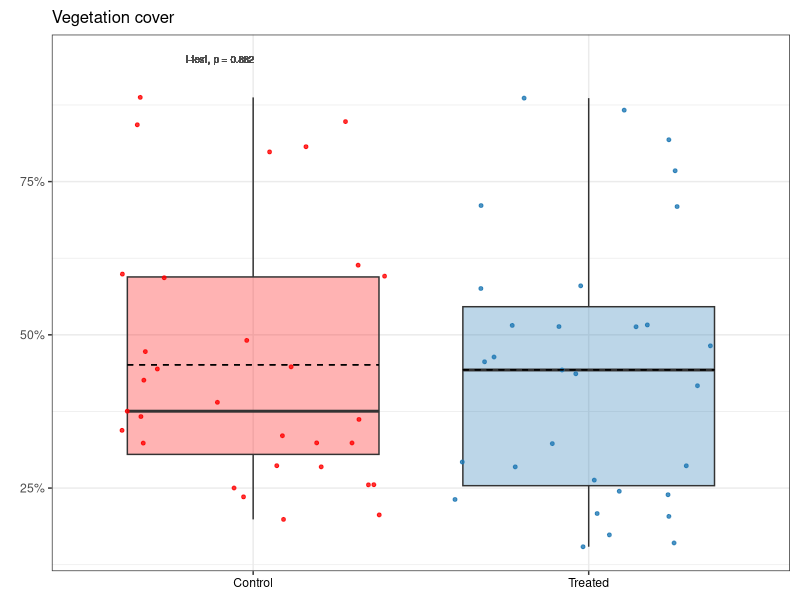
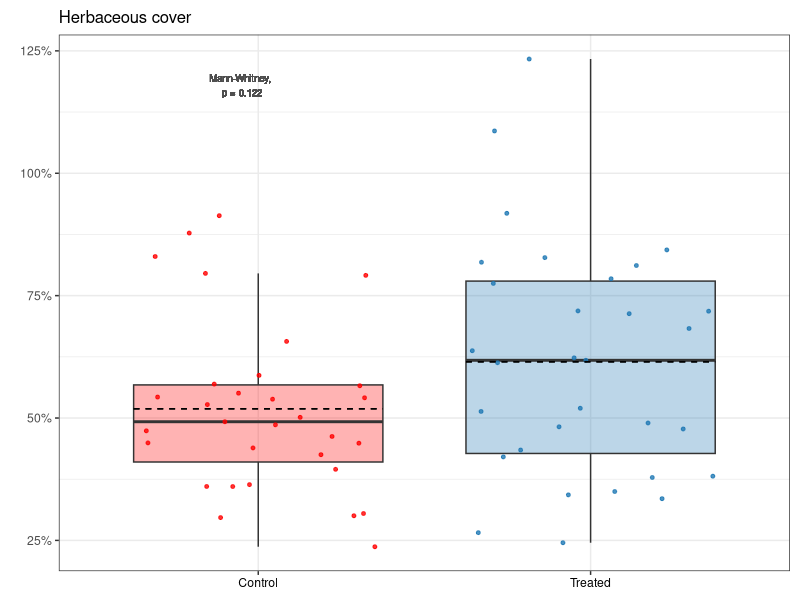
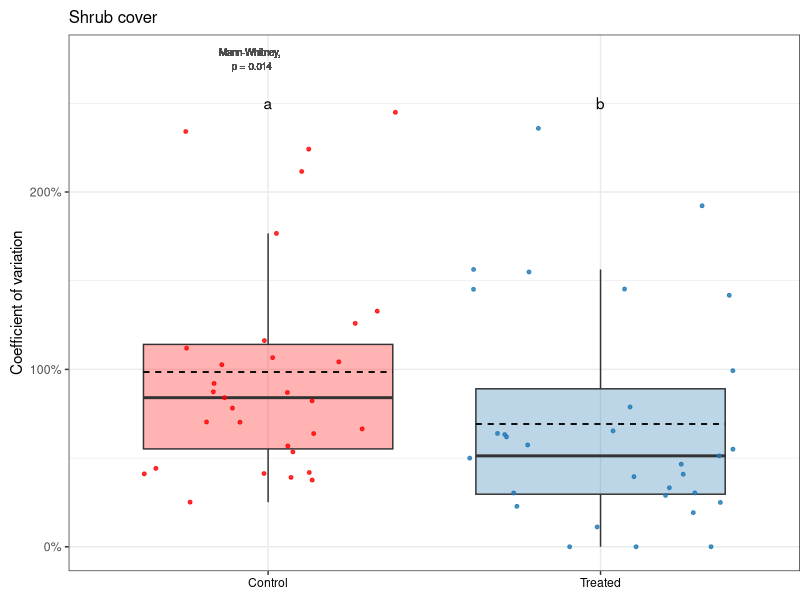
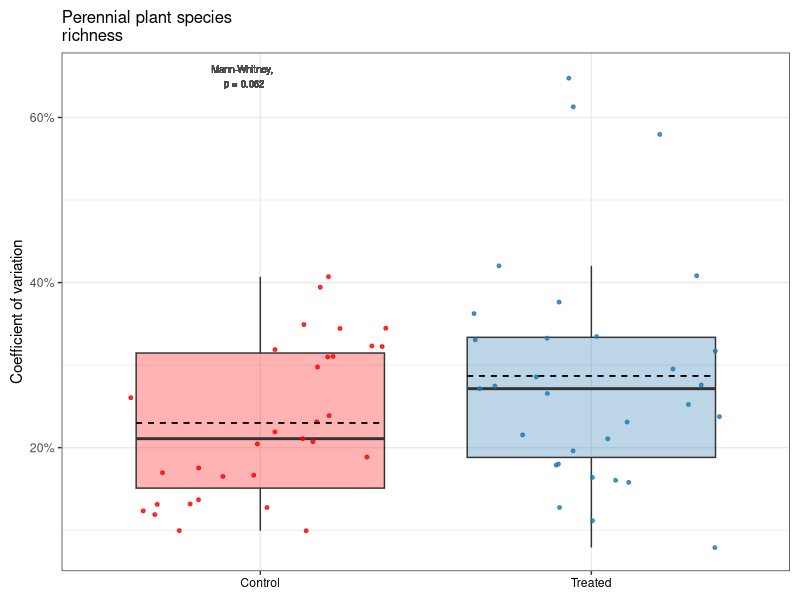
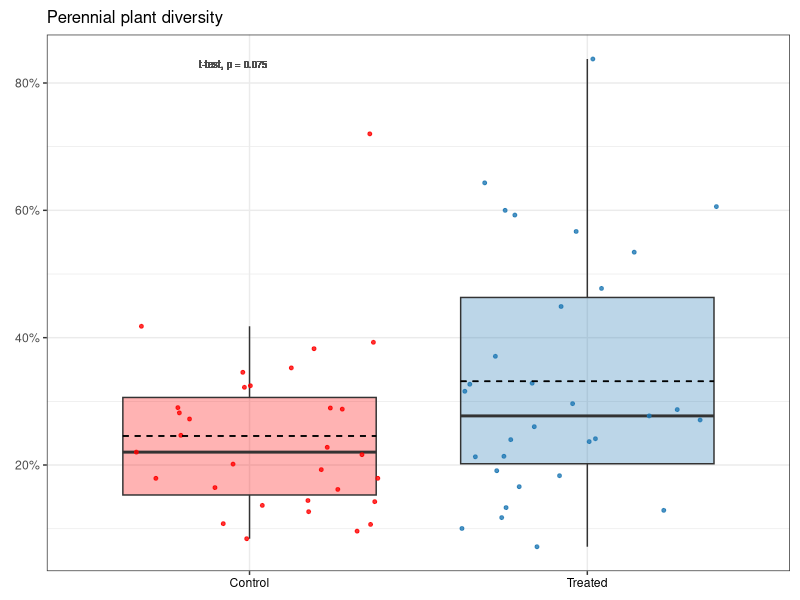
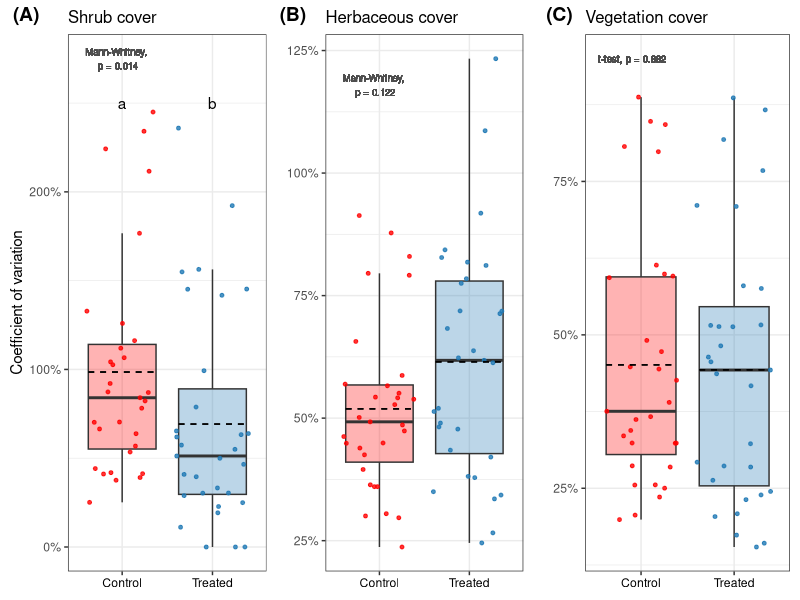
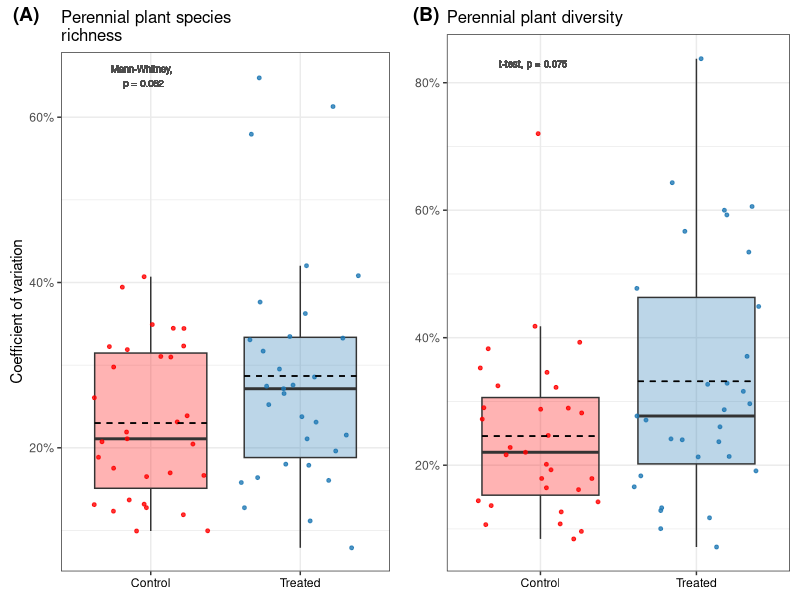

The R source for these figures, in order: (Note: this script raises an error after producing the figures.)
# Purpose: Create veg CV figures for publication, and code for published R Markdown.
#   Main figures: combined notree, herb, shrub
#   Supp figures: combined richness & Shannon
#   Code: calculate CV, t-test/Mann-Whitney, plot

# Will use Mann-Whitney rather than log transformation for ease of interpretation.
# Have taken out code to look at normality distribution because I am not including for
#   anything else (ANOVA or t-test).

# Created: 2023-08-28
# Last updated: 2023-08-29

library(tidyverse)
library(car)
library(scales)
library(ggpubr)

# Load data ---------------------------------------------------------------

notree.all <- read_csv("data/publish/Herb-and-shrub-cover_2012-2021.csv")
herb.all <- read_csv("data/publish/Herb-cover_2012-2021.csv") 
shrub.all <- read_csv("data/publish/Shrub-cover_2012-2021.csv")
per.div <- read_csv("data/publish/Perennial-plant-diversity_2012-2021.csv")


# Notree cover ------------------------------------------------------------

# Find CV for each sample over time
notree.sample <- notree.all |> 
  group_by(Sample, Treatment) |> 
  summarise(CV = sd(Cover) / mean(Cover),
            .groups = "keep")

# Compare means
t.test(filter(notree.sample, Treatment == "Treated")$CV,
       filter(notree.sample, Treatment == "Control")$CV) # NS, p = 0.882

# Plot
notree.plot.cv <- notree.sample |> 
  ggplot(aes(x = Treatment, y = CV)) +
  geom_boxplot(alpha = 0.3,
               outlier.shape = NA,
               aes(fill = Treatment)) +
  geom_jitter(size = 1,
              alpha = 0.8,
              aes(color = Treatment)) +
  scale_color_manual(values = c("red", "#1F78B4")) +
  scale_fill_manual(values = c("red", "#1F78B4")) +
  labs(title = "Vegetation cover",
       x = NULL,
       y = NULL) +
  theme_bw() +
  theme(legend.position = "none") +
  scale_y_continuous(labels = percent) +
  theme(axis.text.x = element_text(color = "black")) +
  geom_text(aes(x = 0.9, y = 0.95, label = "t-test, p = 0.882"),
            color = "gray30",
            size = 2.5) +
  theme(plot.margin = margin(0.1, 0.1, 0.1, 0.2, "in")) +
  stat_summary(fun = mean, geom = "errorbar", aes(ymax = after_stat(y), ymin = after_stat(y)),
               width = 0.75, linetype = "dashed") +
  theme(plot.title = element_text(size = 12))
notree.plot.cv



# Herb cover --------------------------------------------------------------

# Find CV for each sample over time
herb.sample <- herb.all |> 
  group_by(Sample, Treatment) |> 
  summarise(CV = sd(Cover) / mean(Cover),
            .groups = "keep")

# Compare means
wilcox.test(filter(herb.sample, Treatment == "Treated")$CV,
            filter(herb.sample, Treatment == "Control")$CV) # NS, p = 0.148

# Plot
herb.plot.cv <- herb.sample |> 
  ggplot(aes(x = Treatment, y = CV)) +
  geom_boxplot(alpha = 0.3,
               outlier.shape = NA,
               aes(fill = Treatment)) +
  geom_jitter(size = 1,
              alpha = 0.8,
              aes(color = Treatment)) +
  scale_color_manual(values = c("red", "#1F78B4")) +
  scale_fill_manual(values = c("red", "#1F78B4")) +
  labs(title = "Herbaceous cover",
       x = NULL, 
       y = NULL) +
  theme_bw() +
  theme(legend.position = "none") +
  scale_y_continuous(labels = percent)  +
  theme(axis.text.x = element_text(color = "black")) +
  geom_text(aes(x = 0.95, y = 1.18, label = "Mann-Whitney, \np = 0.122"),
            color = "gray30",
            size = 2.5) +
  theme(plot.margin = margin(0.1, 0.1, 0.1, 0.2, "in")) +
  stat_summary(fun = mean, geom = "errorbar", aes(ymax = after_stat(y), ymin = after_stat(y)),
               width = 0.75, linetype = "dashed") +
  theme(plot.title = element_text(size = 12))
herb.plot.cv


# Shrub cover -------------------------------------------------------------

# Find CV for each sample over time
shrub.sample <- shrub.all |> 
  group_by(Sample, Treatment) |> 
  summarise(CV = sd(Cover) / mean(Cover),
            .groups = "keep") # NaNs produced because some have 0 cover and can't divide by 0

# Replace NaNs with 0
shrub.sample[1, 3] <- 0
shrub.sample[5, 3] <- 0
shrub.sample[8, 3] <- 0

# Compare means
wilcox.test(filter(shrub.sample, Treatment == "Treated")$CV,
            filter(shrub.sample, Treatment == "Control")$CV,
            exact = FALSE) # p = 0.01429


# Plot
letters.shrub <- data.frame(x = c(1, 2),
                            y = c(2.5, 2.5),
                            label = c("a", "b"))

shrub.plot.cv <- shrub.sample |> 
  ggplot(aes(x = Treatment, y = CV)) +
  geom_boxplot(alpha = 0.3,
               outlier.shape = NA,
               aes(fill = Treatment)) +
  geom_jitter(size = 1,
              alpha = 0.8,
              aes(color = Treatment)) +
  scale_color_manual(values = c("red", "#1F78B4")) +
  scale_fill_manual(values = c("red", "#1F78B4")) +
  labs(title = "Shrub cover",
       x = NULL,
       y = "Coefficient of variation") +
  theme_bw() +
  theme(legend.position = "none") +
  scale_y_continuous(labels = percent)  +
  theme(axis.text.x = element_text(color = "black")) +
  geom_text(aes(x = 0.95, y = 2.75, label = "Mann-Whitney, \np = 0.014"),
            color = "gray30",
            size = 2.5) +
  geom_text(data = letters.shrub,
            aes(x = x, y = y, label = label),
            color = "black") +
  theme(plot.margin = margin(0.1, 0, 0.1, 0.1, "in")) +
  stat_summary(fun = mean, geom = "errorbar", aes(ymax = after_stat(y), ymin = after_stat(y)),
               width = 0.75, linetype = "dashed") +
  theme(plot.title = element_text(size = 12))
shrub.plot.cv


# Combine notree, herb, shrub ---------------------------------------------

tiff("figures/2023-09_publish-figures/CV_shrub-herb-notree.tiff", units = "in", height = 4, width = 7, res = 1000)
ggarrange(shrub.plot.cv, herb.plot.cv, notree.plot.cv,
          ncol = 3, nrow = 1,
          labels = c("(A)", "(B)", "(C)")) 

dev.off()


# Richness ----------------------------------------------------------------

# Find CV for each sample over time
rich.sample <- per.div |> 
  group_by(Sample, Treatment) |> 
  summarise(CV = sd(rich) / mean(rich),
            .groups = "keep")

# Compare means
wilcox.test(filter(rich.sample, Treatment == "Treated")$CV,
            filter(rich.sample, Treatment == "Control")$CV) # NS, p = 0.093

# Plot
rich.plot.cv <- rich.sample |> 
  ggplot(aes(x = Treatment, y = CV)) +
  geom_boxplot(alpha = 0.3,
               outlier.shape = NA,
               aes(fill = Treatment)) +
  geom_jitter(size = 1,
              alpha = 0.8,
              aes(color = Treatment)) +
  scale_color_manual(values = c("red", "#1F78B4")) +
  scale_fill_manual(values = c("red", "#1F78B4")) +
  labs(title = "Perennial plant species \nrichness",
       x = NULL,
       y = "Coefficient of variation") +
  theme_bw() +
  theme(legend.position = "none") +
  scale_y_continuous(labels = percent) +
  theme(axis.text.x = element_text(color = "black")) +
  geom_text(aes(x = 0.95, y = 0.65, label = "Mann-Whitney, \np = 0.062"),
            color = "gray30",
            size = 2.5) +
  theme(plot.margin = margin(0.1, 0.1, 0.1, 0.1, "in")) +
  stat_summary(fun = mean, geom = "errorbar", aes(ymax = after_stat(y), ymin = after_stat(y)),
               width = 0.75, linetype = "dashed") +
  theme(plot.title = element_text(size = 12))
rich.plot.cv


# Shannon -----------------------------------------------------------------

# Find CV for each sample over time
shan.sample <- per.div |> 
  group_by(Sample, Treatment) |> 
  summarise(CV = sd(shan) / mean(shan),
            .groups = "keep")

# Compare
t.test(filter(shan.sample, Treatment == "Treated")$CV,
       filter(shan.sample, Treatment == "Control")$CV) # NS, p = 0.075

# Plot
shan.plot.cv <- shan.sample |> 
  ggplot(aes(x = Treatment, y = CV)) +
  geom_boxplot(alpha = 0.3,
               outlier.shape = NA,
               aes(fill = Treatment)) +
  geom_jitter(size = 1,
              alpha = 0.8,
              aes(color = Treatment)) +
  scale_color_manual(values = c("red", "#1F78B4")) +
  scale_fill_manual(values = c("red", "#1F78B4")) +
  labs(title = "Perennial plant diversity",
       x = NULL,
       y = NULL) +
  theme_bw() +
  theme(legend.position = "none") +
  scale_y_continuous(labels = percent) +
  theme(axis.text.x = element_text(color = "black")) +
  geom_text(aes(x = 0.95, y = 0.83, label = "t-test, p = 0.075"),
            color = "gray30",
            size = 2.5) +
  theme(plot.margin = margin(0.1, 0.1, 0.1, 0.15, "in")) +
  stat_summary(fun = mean, geom = "errorbar", aes(ymax = after_stat(y), ymin = after_stat(y)),
               width = 0.75, linetype = "dashed") +
  theme(plot.title = element_text(size = 12))
shan.plot.cv



# Combine richness & Shannon ----------------------------------------------

# Supplemental figure
tiff("figures/2023-09_publish-figures/CV_rich-shan.tiff", units = "in", height = 4, width = 5.5, res = 300)
ggarrange(rich.plot.cv, shan.plot.cv,
          ncol = 2, nrow = 1,
          labels = c("(A)", "(B)")) 

dev.off()



save.image("RData/Publish_CV.RData")
